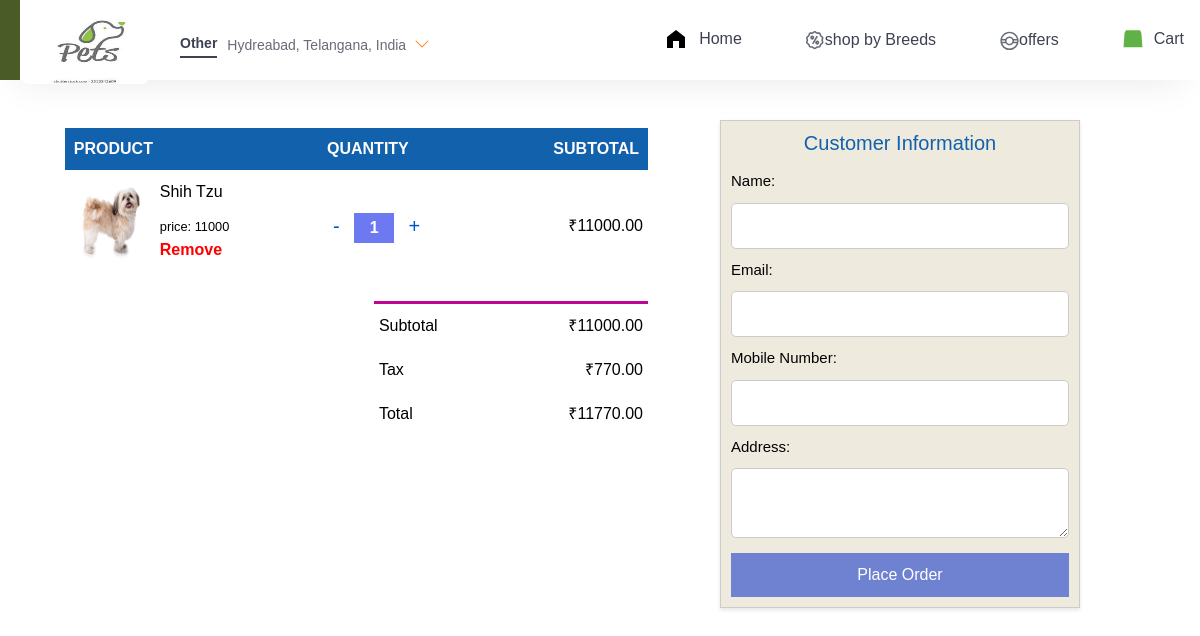
/cart/2, run on the app's committed database.
### bookapp/models.py (models this page shows)
class animalsDB(models.Model):
    animals_image = models.ImageField(upload_to='images', null=True)
    animals_heading = models.CharField(max_length=1000)
    animals_content = models.CharField(max_length=2000)
    animals_price = models.IntegerField(max_length=6)
    animals_isStock = models.BooleanField(default=False)

### bookapp/views.py (the view)
# urls.py: path('cart/<int:id>', views.cart, name='cart'),
def cart(req, id):
    data = animalsDB.objects.get(pk=id)
    return render(req, 'cart.html', {'j':data})

### bookapp/templates/cart.html (shortened to what this page needs)
{% load static %}
<!DOCTYPE html>
<html lang="en">
  <head>
    <link rel="stylesheet" href="https://cdn.jsdelivr.net/npm/bootstrap@4.0.0/dist/css/bootstrap.min.css" />
    <link rel="stylesheet" href="{% static 'css/style.css' %}" />
    <link rel="stylesheet" href="{% static 'css/style1.css' %}" />
    <link rel="stylesheet" href="{% static 'css/animals.css' %}">
  </head>
  <body>
    <header id="cart-section" class="navbar">
      <div class="nav">
        <div class="left">
          <a href="#home" class="logo"><img class="logo_img" src="{% static 'images/logo1.jpeg' %}" alt="" /></a>
          <div class="location-div">
            <span class="other">Other</span>
            <span class="location">Hydreabad, Telangana, India</span>
            <span class="arrow-down">
              <svg xmlns="http://www.w3.org/2000/svg" width="16" height="16" fill="currentColor" class="bi bi-chevron-down" viewBox="0 0 16 16">
                <path fill-rule="evenodd" d="M1.646 4.646a.5.5 0 0 1 .708 0L8 10.293l5.646-5.647a.5.5 0 0 1 .708.708l-6 6a.5.5 0 0 1-.708 0l-6-6a.5.5 0 0 1 0-.708z" />
              </svg>
            </span>
          </div>
        </div>
        <div class="right">
          <ul class="items">
            <li>
              <div class="nav-item">
                <a href="{% url "home" %}">
                  <svg width="24" height="24" viewBox="0 0 24 24">
                    <path d="M3 10v11h6v-7h6v7h6v-11L12,3z">
                  </svg>
                  <span>Home</span>
                </a>
              </div>
            </li>
            <li>
              <div class="nav-item">
                  <span>shop by Breeds</span>
              </div>
            </li>
            <li>
              <div class="nav-item">
                  <span>offers</span>
              </div>
            </li>
            <li>
              <div class="nav-item">
                <a href="">
                  <svg class="_1GTCc _173fq" viewBox="-1 0 37 32" height="20" width="20" fill="#60b246">
                    <path d="M4.438 0l-2.598 5.11-1.84 26.124h34.909l-1.906-26.124-2.597-5.11z"></path>
                  </svg>
                  <span>Cart</span>
                </a>
              </div>
            </li>
          </ul>
        </div>
      </div>
    </header>
    <br><br>
        <div class="all">
          <div class="cart-page">
            <table>
              <tr>
                  <th>PRODUCT</th>
                  <th>QUANTITY</th>
                  <th>SUBTOTAL</th>
              </tr>
              <tr class="cart-row" data-product-id="2" data-price="{{j.animals_price}}">
                  <td>
                      <div class="cart-info">
                          <img src="{{j.animals_image.url}}" />
                          <div>
                              <p class="cart-item-title">{{j.animals_heading}}</p>
                              <small id="price">price: {{j.animals_price}}</small>
                              <br/>
                              <p class="remove" onclick="removeCartItem(event)">Remove</p>
                          </div>
                      </div>
                  </td>
                  <td>
                      <div class="Counter">
                          <span class="down" onclick="decreaseCount(event, this)"><button> - </button></span>
                          <input type="text" class="cart-quantity-input" value="1" onchange="updateCart()">
                          <span class="up" onclick="increaseCount(event, this)"><button> + </button></span>
                      </div>
                  </td>
                  <td class="cart-price" data-subtotal=""></td>
              </tr>
          </table>
          <div class="total-price">
              <table>
                  <tr>
                      <td>Subtotal</td>
                      <td class="cart-total-price">₹0.00</td>
                  </tr>
                  <tr>
                      <td>Tax</td>
                      <td class="cart-tax-amount">₹0.00</td>
                  </tr>
                  <tr>
                      <td>Total</td>
                      <td class="cart-grand-total">₹0.00</td>
                  </tr>
              </table>
            </div>
          </div>
          <section class="customer-info">
              <form onsubmit="display()">
                  <h2>Customer Information</h2>
                  <label for="name">Name:</label>
                  <input type="text" id="name" name="name" required>
                  <label for="email">Email:</label>
                  <input type="email" id="email" name="email" required>
                  <label for="name">Mobile Number:</label>
                  <input type="text" id="name" name="name" required>
                  <label for="address">Address:</label>
                  <textarea id="address" name="address" required></textarea>
                  <button type="submit">Place Order</button>
              </form>
          </section>
        </div>
        <br><br>
  </body>
</html>

### bookapp/static/css/style.css (style rules this page uses)
*, *::after, *::before { box-sizing: inherit; margin: 0; padding: 0; }
html { font-size: 62.5%; box-sizing: border-box; }
body { font-family: sans-serif; font-size: 1.6rem; font-weight: 400; color: #000000; }
a { text-decoration: none; color: inherit; }
li { list-style: none; }
img { height: 100px; width: 150px; }
.navbar a { font-weight: 500; transition: all 0.2s linear; border-bottom: 2px solid transparent; }
.navbar { box-shadow: 0 15px 40px -20px rgba(43, 47, 68, 0.15); position: fixed; top: 0; left: 0; right: 0; height: 80px; background: #4b5b28; z-index: 1000; padding: 0 20px; }
.navbar .nav { max-width: 1200px; min-width: 1200px; position: relative; margin: 0 auto; height: 80px; background: #ffffff; display: flex; justify-content: space-between; }
.navbar .left { display: flex; align-items: center; }
.navbar .left .logo .logo_img { height: 80px; width: 130px; border-radius: 9px; }
.navbar .location-div, .other { position: relative; }
.navbar .location-div { display: flex; align-items: center; margin-left: 30px; max-width: 300px; height: 30px; cursor: pointer; margin-bottom: -1px; padding-right: 10px; font-size: 14px; }
.navbar .right { position: relative; }
.location-div .other { font-weight: 700; color: #3d4152; float: left; padding-bottom: 2px; border-bottom: 2px solid #3d4152; }
.location-div .location { display: block; font-weight: 300; padding-left: 5px; margin-left: 5px; color: #686b78; }
.location-div .arrow-down { position: absolute; right: -6%; top: 50%; transform: translateY(-50%); font-size: 1rem; color: #fc8019; font-weight: 700; }
.right .items { display: flex; align-items: center; }
.right .items li { margin-right: 36px; color: #3d4152; font-size: 16px; font-weight: 500; list-style-type: none; }
.right .items .nav-item { display: flex; align-items: center; padding-left: 28px; position: relative; height: 80px; cursor: pointer; }
.right .items .nav-item a { display: flex; align-items: center; text-decoration: none; color: #3d4152; font-size: 16px; }
.nav-item a span { padding-left: 11px; }
.right .items li:last-child a svg { color: #60b246; }

### bookapp/static/css/style1.css (style rules this page uses)
.all { display: flex; grid-template-columns: 100% 30%; }
.cart-page { margin: 80px auto; flex: 1; }
.cart-page table { margin-left: 10%; width: 90%; border-collapse: collapse; }
.cart-page table th { text-align: left; padding: 9px; color: #fdfbfb; background: #1161ad; }
.cart-page table td { padding: 10px 5px; }
.cart-page table td input { width: 40px; height: 30px; padding: 5px; border: 10px; line-height: 10px; font-size: 10px; text-align: center; background: rgba(11, 33, 230, 0.6); color: #fff; outline: 0; font-size: medium; font-weight: 700; }
.cart-page table td span button { transition: all .2s ease; font-size: 20px; padding: 10px; cursor: pointer; color: #0052cc; border: none; background: transparent; }
.cart-page table td img { width: 80px; height: 80px; margin-right: 10px; }
.cart-page table td .cart-info { display: flex; flex-wrap: wrap; }
.cart-page table td:last-child { text-align: right; }
.cart-page table th:last-child { text-align: right; }
.cart-page .total-price { flex: 3; margin-left: 53%; margin-top: 3%; }
.cart-page .total-price table { border-top: 3px solid #bf0594; width: 90%; max-width: 400px; }
.cart-page .cart-info .remove { cursor: pointer; color: red; font-weight: 600; }
.customer-info { margin: 6%; border: 1px solid #ccc; padding: 10px; margin-right: 10%; width: 30%; background-color: rgba(199, 187, 147, 0.3); box-shadow: 0px 2px 4px rgba(0, 0, 0, 0.1); z-index: 2; }
.customer-info h2 { font-size: 2rem; text-align: center; color: #1161ad; }
.customer-info form { display: flex; flex-direction: column; }
.customer-info label { font-size: 1.5rem; margin-top: 10px; }
.customer-info input[type="text"], .customer-info input[type="email"], .customer-info textarea { padding: 10px; margin-top: 5px; border: 1px solid #ccc; border-radius: 5px; }
.customer-info button { background-color: #6f81d1; color: #fff; border: none; padding: 10px 10px; margin-top: 15px; cursor: pointer; }

### data on the page
animalsDB: animals_image (picture), animals_heading "Shih Tzu", animals_price "11000"
